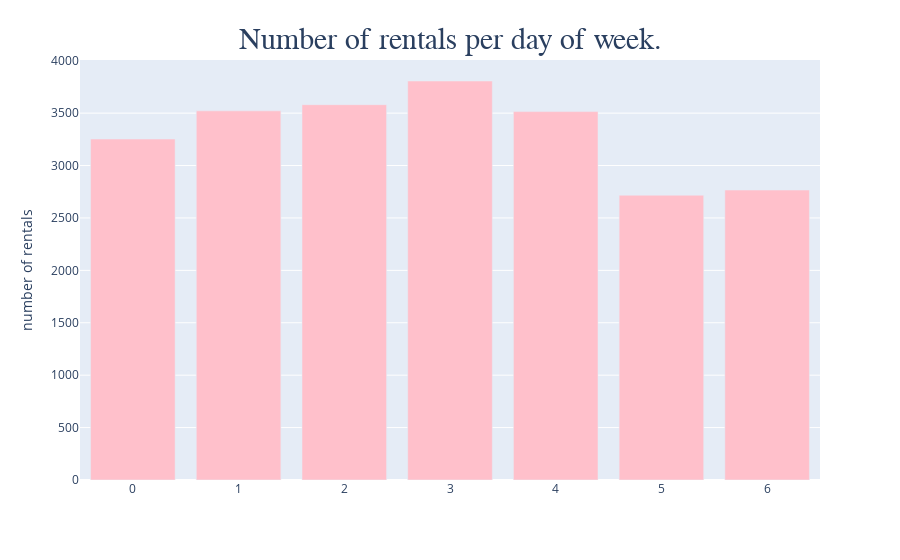

The code cell stored with this chart in its notebook:
### Code cell
fig = px.bar(rent_num_per_day, x=rent_num_per_day.index, y='num_per_day')
fig.update_layout(
    title={
        'text': "Number of rentals per day of week.",
         'font': {
              'family': 'Calibri',
              'size': 30
        },
        'y':0.95,
        'x':0.5,
        'xanchor': 'center',
        'yanchor': 'top'})
fig.update_traces(marker_color='pink')
fig.update_yaxes(
    title_text = 'number of rentals',
    )
fig.update_xaxes(
    title_text = None
    )
fig.show()

### Figure 1 — Plotly figure (JSON) as saved in the notebook; plotly's stock layout.template omitted (floating-point values rounded to 4 significant figures)
{"data": [{"alignmentgroup": "True", "hoverlabel": {"namelength": 0}, "hovertemplate": "x=%{x}<br>num_per_day=%{y}", "legendgroup": "", "marker": {"color": "pink"}, "name": "", "offsetgroup": "", "orientation": "v", "showlegend": false, "textposition": "auto", "type": "bar", "x": [0, 1, 2, 3, 4, 5, 6], "xaxis": "x", "y": [3253.0, 3522.0, 3581.0, 3807.0, 3515.0, 2717.0, 2766.0], "yaxis": "y"}], "layout": {"barmode": "relative", "legend": {"tracegroupgap": 0}, "margin": {"t": 60}, "title": {"font": {"family": "Calibri", "size": 30}, "text": "Number of rentals per day of week.", "x": 0.5, "xanchor": "center", "y": 0.95, "yanchor": "top"}, "xaxis": {"anchor": "y", "domain": [0, 1], "title": {}}, "yaxis": {"anchor": "x", "domain": [0, 1], "title": {"text": "number of rentals"}}}}
